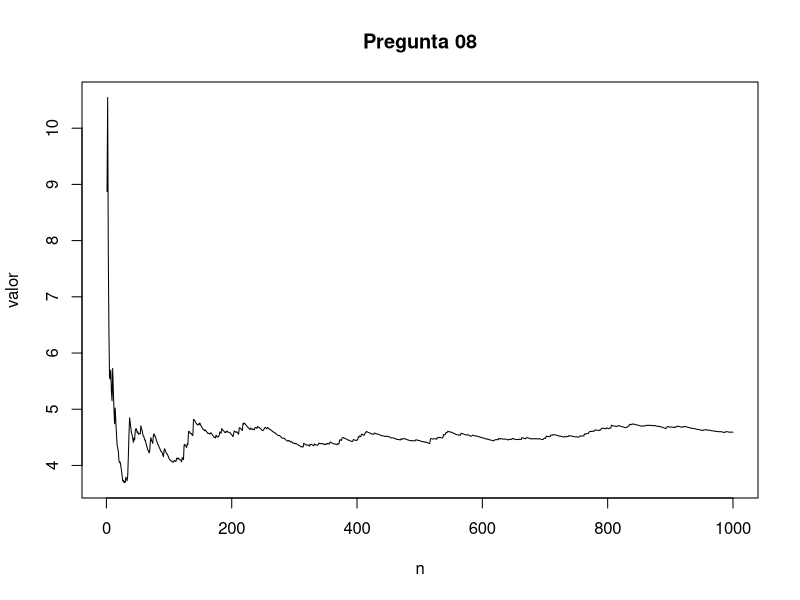

Here is the R script that generated this plot: (Note: this script raises an error after producing the figure.)
rm(list = ls())

k<-1000
n<-1:k

x<-runif(k,0,1)
y<-runif(k,0,1)

f<-function(x,y) exp((x+y)^2)
                            
int_aprox <- cumsum( f(x,y) )/n

#valor aproximado
print(int_aprox[length(x)])
plot(int_aprox,type = 'l',xlab = 'n',ylab = 'valor', main = 'Pregunta 08')

#valor calculado
#print(integrate2(f, 0, 1, 0, 1))
#library('rmutil')
#help(int2)
print(int2(f, a=c(0,0), b=c(1,1)))

